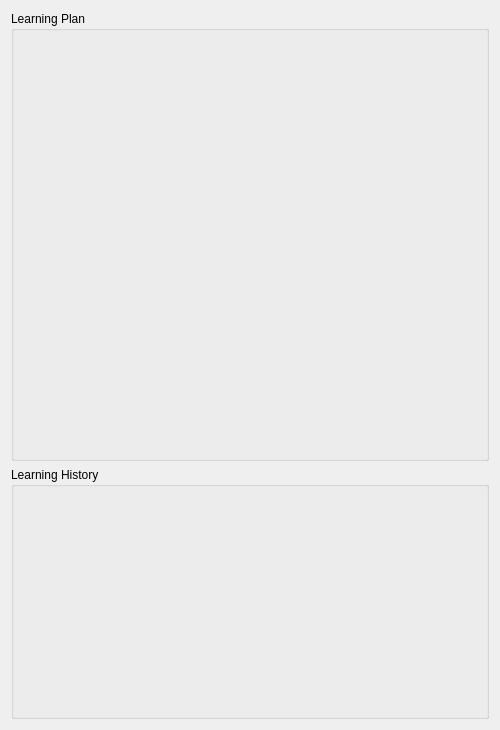
<?xml version="1.0" encoding="UTF-8"?>
<ui version="4.0">
 <class>TrainingDisplay</class>
 <widget class="QDialog" name="TrainingDisplay">
  <property name="geometry">
   <rect>
    <x>0</x>
    <y>0</y>
    <width>500</width>
    <height>730</height>
   </rect>
  </property>
  <property name="minimumSize">
   <size>
    <width>500</width>
    <height>730</height>
   </size>
  </property>
  <property name="windowTitle">
   <string>Dialog</string>
  </property>
  <layout class="QGridLayout" name="gridLayout">
   <item row="0" column="0">
    <widget class="QGroupBox" name="groupBox">
     <property name="minimumSize">
      <size>
       <width>420</width>
       <height>450</height>
      </size>
     </property>
     <property name="title">
      <string>Learning Plan</string>
     </property>
    </widget>
   </item>
   <item row="1" column="0">
    <widget class="QGroupBox" name="groupBox_2">
     <property name="minimumSize">
      <size>
       <width>420</width>
       <height>220</height>
      </size>
     </property>
     <property name="title">
      <string>Learning History</string>
     </property>
    </widget>
   </item>
  </layout>
 </widget>
 <resources/>
 <connections/>
</ui>
